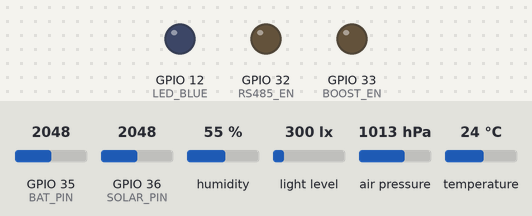
Bench run of a sketch on a simulated ESP32. Parts: output pins drawn as LEDs (lit = HIGH). Inputs (shaded band) come from the test bench; at power-on: GPIO 35 (BAT_PIN) = 2048, GPIO 36 (SOLAR_PIN) = 2048, humidity 55 %, light level 300 lx, air pressure 1013 hPa, temperature 24 °C. Storage starts empty; pins used as bus, display or sensor lines are not drawn; what the sketch prints to the serial monitor is not drawn. At 3.0 s the program puts the board to deep sleep or switches it off; the recording ends there.

Above: at 0.0 s.
At 1.1 s:
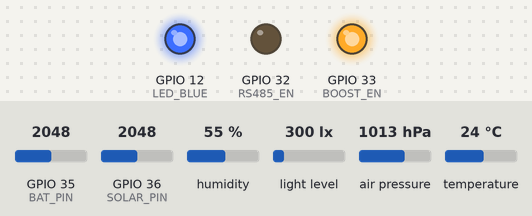
Timing chart, 0 to 3.0 s (numbered marks = the images above):
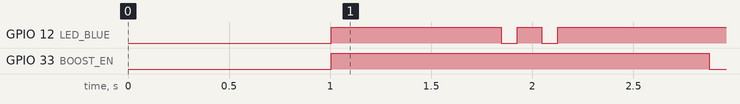

The sketch:

weather_station_no_sms.ino
```cpp
/*
 * Weather Station — Full Sensor Suite + SD Logging + Low Power  v4.2 (no SMS)
 * Board:  LilyGo TTGO T-SIM7000G (ESP32-WROVER-E)
 *
 * Sensors:
 *   BME280    → INSIDE the enclosure box  (temp, humidity, pressure)
 *   SHT20     → OUTSIDE (actual weather)  (temp, humidity)
 *   BH1750    → Light                     (lux)
 *   XS-WSDS01 → Wind speed + direction    (RS485 Modbus-RTU)
 *
 * Features:
 *   SD card CSV logging every measurement
 *   Battery percentage via ADC (GPIO 35)
 *   No modem / SMS — TinyGSM not required
 *
 * ── STATION_MODE ─────────────────────────────────────────────────────────────
 *   0 = TEST       reads every 3 s, no deep sleep
 *   1 = ECO        reads every 3 min with deep sleep between
 *   2 = PRODUCTION deep sleep SLEEP_MINUTES between reads
 *
 * ── Wiring ───────────────────────────────────────────────────────────────────
 *   I2C (BME280, SHT20, BH1750 shared):  SDA → 21 / SCL → 22
 *   TPS61023 boost EN:  GPIO 33  (+ 10 kΩ pull-down to GND)
 *   MAX485 EN:          GPIO 32
 *   MAX485 RXD:         GPIO 18  (ESP32 TX)
 *   MAX485 TXD:         GPIO 19  (ESP32 RX)
 *   MAX485 A/B:         Wind sensor A/B
 *   Wind sensor VCC:    TPS61023 5V out
 *   SD card:            Built-in slot (remove SD card before uploading code)
 *   Battery ADC:        GPIO 35 (built-in voltage divider on board)
 *
 * ── Libraries ────────────────────────────────────────────────────────────────
 *   Adafruit BME280 Library  (+ Adafruit Unified Sensor)
 *   SHT2x                    by Rob Tillaart
 *   BH1750                   by Christopher Laws
 */

#include <Wire.h>
#include <SPI.h>
#include <SD.h>
#include "driver/gpio.h"
#include <Adafruit_BME280.h>
#include <Adafruit_Sensor.h>
#include <SHT2x.h>
#include <BH1750.h>

// ── Configuration ─────────────────────────────────────────────────────────────
// STATION_MODE: 0 = test | 1 = eco (3 min sleep) | 2 = production
#define STATION_MODE   2
#define SLEEP_MINUTES  5          // used in PRODUCTION mode only (fixed interval fallback)
#define ECO_MINUTES    3          // fixed sleep for ECO mode (fixed interval fallback)

// ── Location (for sunrise/sunset calculation) ─────────────────────────────────
#define STATION_LAT         42.76f   // Elba, Italy: 42.76f — positive = north
#define STATION_LON         10.29f   // Elba, Italy: 10.29f — positive = east

// ── Adaptive daylight schedule ────────────────────────────────────────────────
// The station wakes only during daylight, spreading DAILY_MEASUREMENTS evenly
// between (sunrise + SUNRISE_BUFFER_MIN) and (sunset - SUNSET_BUFFER_MIN).
// Applies to ECO and PRODUCTION modes only; TEST mode always reads every 3 s.
#define DAILY_MEASUREMENTS   30    // how many readings per day
#define SUNRISE_BUFFER_MIN  30    // skip this many minutes after sunrise (low sun angle)
#define SUNSET_BUFFER_MIN   5    // stop this many minutes before sunset

// ── Session start date & time ─────────────────────────────────────────────────
// Set these to the moment you power on the station for each deployment.
// Used to derive current date (for sunrise calc) and current time of day.
#define SESSION_START_YEAR  2026
#define SESSION_START_MONTH    7
#define SESSION_START_DAY      16
#define SESSION_START_HOUR     16
#define SESSION_START_MIN      30 // actual start at 16:15

// ── Pins ──────────────────────────────────────────────────────────────────────
#define SDA_PIN       21
#define SCL_PIN       22
#define SD_CS         13
#define SD_MOSI       15
#define SD_MISO        2
#define SD_CLK        14
#define RS485_TX      18
#define RS485_RX      19
#define RS485_EN      32
#define BOOST_EN      33
#define BAT_PIN       35
#define SOLAR_PIN     36   // solar panel voltage (onboard voltage divider, same ratio as BAT)
#define LED_BLUE      12   // blue user LED on T-SIM7000G (active LOW: HIGH=off, LOW=on)
// NOTE: green/red LEDs are hardwired to the charging IC and SIM7000G — not software controlled.

// ── Objects ───────────────────────────────────────────────────────────────────
Adafruit_BME280 bme;
SHT2x           sht;
BH1750          lightMeter;
HardwareSerial  rs485(2);

// ── Session timestamp (survives deep sleep) ───────────────────────────────────
// accumulatedMs counts total elapsed session time across all sleep/wake cycles.
// On each wakeup the MCU adds the sleep interval it just completed, so the
// value always reflects "how long since the very first boot of this session".
// firstBoot distinguishes the very first power-on from subsequent wakeups.
RTC_DATA_ATTR unsigned long accumulatedMs = 0;
RTC_DATA_ATTR bool          firstBoot     = true;
RTC_DATA_ATTR uint32_t      lastSleepMs   = 0;   // actual sleep duration of last cycle
                                                  // (variable now — depends on schedule)

// ── Wind data struct ──────────────────────────────────────────────────────────
struct WindData {
  float    speedMs;
  uint16_t beaufort;
  float    speedKmh;
  float    dirDeg;
  uint8_t  dirCode;
  bool     valid;
};

// Returns the session-elapsed time in ms — used as the CSV timestamp.
// TEST mode: board never sleeps, so millis() is naturally correct.
// ECO / PRODUCTION: use the RTC-memory accumulator instead.
unsigned long sessionMs() {
#if (STATION_MODE == 0)
  return millis();
#else
  return accumulatedMs;
#endif
}

// ── Battery ───────────────────────────────────────────────────────────────────
float getBatteryVoltage() {
  int raw = analogRead(BAT_PIN);
  return (raw / 4095.0f) * 3.3f * 2.0f;
}

int getBatteryPercent() {
  float v = getBatteryVoltage();
  if (v >= 4.2f) return 100;
  if (v <= 3.3f) return 0;
  return (int)((v - 3.3f) / (4.2f - 3.3f) * 100.0f);
}

float getSolarVoltage() {
  int raw = analogRead(SOLAR_PIN);
  return (raw / 4095.0f) * 3.3f * 2.0f;
}

// Returns true when the solar panel is actively delivering power.
// Threshold of 0.5 V filters out ADC noise when the panel is disconnected.
bool solarCharging() {
  return getSolarVoltage() > 0.5f;
}

// ── Modbus helpers ────────────────────────────────────────────────────────────
uint16_t modbusCRC(uint8_t *buf, uint8_t len) {
  uint16_t crc = 0xFFFF;
  for (uint8_t i = 0; i < len; i++) {
    crc ^= buf[i];
    for (uint8_t j = 0; j < 8; j++)
      crc = (crc & 1) ? (crc >> 1) ^ 0xA001 : (crc >> 1);
  }
  return crc;
}

const char* bearingName(uint8_t code) {
  static const char* names[16] = {
    "N","NNE","NE","ENE","E","ESE","SE","SSE",
    "S","SSW","SW","WSW","W","WNW","NW","NNW"
  };
  return (code < 16) ? names[code] : "?";
}

WindData readWind() {
  WindData w = {};
  w.valid = false;

  uint8_t req[8] = {0x01, 0x03, 0x00, 0x00, 0x00, 0x05, 0x00, 0x00};
  uint16_t crc = modbusCRC(req, 6);
  req[6] = crc & 0xFF;
  req[7] = crc >> 8;

  while (rs485.available()) rs485.read();
  digitalWrite(RS485_EN, HIGH);
  delayMicroseconds(200);
  rs485.write(req, 8);
  rs485.flush();
  digitalWrite(RS485_EN, LOW);

  uint32_t t0 = millis();
  while (rs485.available() < 15 && millis() - t0 < 500);
  if (rs485.available() < 15) return w;

  uint8_t resp[15];
  rs485.readBytes(resp, 15);
  uint16_t rxCRC = (uint16_t)resp[13] | ((uint16_t)resp[14] << 8);
  if (modbusCRC(resp, 13) != rxCRC) return w;

  w.speedMs  = ((resp[3]  << 8) | resp[4])  / 10.0f;
  w.beaufort =  (resp[5]  << 8) | resp[6];
  w.speedKmh = ((resp[7]  << 8) | resp[8])  / 100.0f;
  w.dirDeg   = ((resp[9]  << 8) | resp[10]) / 10.0f;
  w.dirCode  =  resp[12];
  w.valid    = true;
  return w;
}

// ── SD logging ────────────────────────────────────────────────────────────────
#define LOG_FILE "/weather.csv"
bool sdReady = false;

void sdInit() {
  pinMode(SD_CS, OUTPUT);
  digitalWrite(SD_CS, HIGH);
  delay(100);
  SPI.begin(SD_CLK, SD_MISO, SD_MOSI, SD_CS);
  delay(100);

  if (!SD.begin(SD_CS, SPI, 4000000)) {
    SPI.end(); delay(100);
    SPI.begin(SD_CLK, SD_MISO, SD_MOSI, SD_CS);
    if (!SD.begin(SD_CS, SPI, 1000000)) {
      Serial.println("[ERR] SD not found — no data logged this session");
      return;
    }
  }
  sdReady = true;
  Serial.printf("[OK]  SD card  %.0f MB\n", SD.cardSize() / 1048576.0);

  File f = SD.open(LOG_FILE, FILE_APPEND);
  if (f && f.size() == 0) {
    f.println(
      "timestamp_ms,"
      "inside_temp_C,inside_hum_pct,pressure_hPa,"
      "outside_temp_C,outside_hum_pct,"
      "light_lux,"
      "wind_speed_ms,wind_speed_kmh,wind_beaufort,wind_dir_deg,wind_dir_bearing,"
      "battery_pct,"
      "solar_V,solar_charging"
    );
  }
  if (f) f.close();
}

void sdLog(float insideT, float insideH, float pressure,
           float outsideT, float outsideH,
           float lux, WindData &w, int batPct,
           float solarV, bool solarOn) {
  if (!sdReady) return;
  File f = SD.open(LOG_FILE, FILE_APPEND);
  if (!f) { Serial.println("[WARN] SD write failed"); return; }

  f.print(sessionMs()); f.print(',');
  f.print(insideT,  1); f.print(',');
  f.print(insideH,  1); f.print(',');
  f.print(pressure, 1); f.print(',');
  f.print(outsideT, 1); f.print(',');
  f.print(outsideH, 1); f.print(',');
  f.print(lux,      0); f.print(',');

  if (w.valid) {
    f.print(w.speedMs,  1); f.print(',');
    f.print(w.speedKmh, 1); f.print(',');
    f.print(w.beaufort);    f.print(',');
    f.print(w.dirDeg,   1); f.print(',');
    f.print(bearingName(w.dirCode));
  } else {
    f.print(",,,,");
  }
  f.print(',');
  f.print(batPct);      f.print(',');
  f.print(solarV, 2);   f.print(',');
  f.println(solarOn ? 1 : 0);
  f.close();
}

// ── Astronomical helpers ──────────────────────────────────────────────────────

// True if year/month/day falls inside European Summer Time (DST).
// DST starts: last Sunday of March at 02:00 local.
// DST ends:   last Sunday of October at 03:00 local.
bool isEuropeanDST(int year, int month, int day) {
  if (month < 3 || month > 10) return false;
  if (month > 3 && month < 10) return true;
  // Find last Sunday of the month using Tomohiko Sakamoto's weekday algorithm
  static const int dim[] = {31,28,31,30,31,30,31,31,30,31,30,31};
  int lastDay = dim[month - 1];
  if (month == 2 && ((year % 4 == 0 && year % 100 != 0) || year % 400 == 0))
    lastDay = 29;
  int y = year; int m = month;
  static const int t[] = {0,3,2,5,0,3,5,1,4,6,2,4};
  if (m < 3) y--;
  int dow = (y + y/4 - y/100 + y/400 + t[m-1] + lastDay) % 7; // 0 = Sunday
  int lastSun = lastDay - dow;
  if (month == 3)  return day >= lastSun;
  if (month == 10) return day <  lastSun;
  return false;
}

// Returns day-of-year (1 = Jan 1).
int dayOfYear(int year, int month, int day) {
  static const int dim[] = {31,28,31,30,31,30,31,31,30,31,30,31};
  int doy = day;
  for (int m = 0; m < month - 1; m++) doy += dim[m];
  if (month > 2 && ((year % 4 == 0 && year % 100 != 0) || year % 400 == 0))
    doy++;
  return doy;
}

// Derives the current calendar date from the session start + accumulatedMs.
void currentDate(int &year, int &month, int &day) {
  static const int dim[] = {31,28,31,30,31,30,31,31,30,31,30,31};
  uint32_t daysElapsed = accumulatedMs / 86400000UL;
  year  = SESSION_START_YEAR;
  month = SESSION_START_MONTH;
  day   = SESSION_START_DAY + (int)daysElapsed;
  while (true) {
    int d = dim[month - 1];
    if (month == 2 && ((year % 4 == 0 && year % 100 != 0) || year % 400 == 0)) d = 29;
    if (day <= d) break;
    day -= d;
    if (++month > 12) { month = 1; year++; }
  }
}

// Current minute of the day (0–1439) derived from session start + elapsed time.
int currentMinuteOfDay() {
  uint32_t startMin    = (uint32_t)SESSION_START_HOUR * 60 + SESSION_START_MIN;
  uint32_t elapsedMin  = accumulatedMs / 60000UL;
  return (int)((startMin + elapsedMin) % 1440);
}

// Calculates sunrise and sunset as minutes from midnight in local time.
// Uses NOAA's simplified algorithm — accurate to within ~5 min for mid-latitudes.
void sunriseSunset(int doy, float lat, float lon, float tzHours,
                   int &sunriseMin, int &sunsetMin) {
  const float DEG = PI / 180.0f;
  float gamma = 2.0f * PI * (doy - 1) / 365.0f;

  // Equation of time (minutes)
  float eq = 229.18f * (0.000075f
    + 0.001868f * cosf(gamma)    - 0.032077f * sinf(gamma)
    - 0.014615f * cosf(2*gamma)  - 0.040890f * sinf(2*gamma));

  // Solar declination (radians)
  float decl = 0.006918f
    - 0.399912f * cosf(gamma)   + 0.070257f * sinf(gamma)
    - 0.006758f * cosf(2*gamma) + 0.000907f * sinf(2*gamma)
    - 0.002697f * cosf(3*gamma) + 0.001480f * sinf(3*gamma);

  // Hour angle at horizon (90.833° accounts for refraction + solar disk radius)
  float cosHA = cosf(90.833f * DEG) / (cosf(lat * DEG) * cosf(decl))
              - tanf(lat * DEG) * tanf(decl);
  cosHA = constrain(cosHA, -1.0f, 1.0f); // clamp for polar regions
  float ha = acosf(cosHA);               // radians

  sunriseMin = (int)roundf(720.0f - 4.0f * (lon + ha / DEG) - eq + tzHours * 60.0f);
  sunsetMin  = (int)roundf(720.0f - 4.0f * (lon - ha / DEG) - eq + tzHours * 60.0f);
}

// Builds today's measurement schedule: fills `slots[]` with minutes-from-midnight
// evenly distributed between (sunrise + buffer) and (sunset - buffer).
// Returns the number of slots written.
int buildDaySchedule(int *slots, int maxSlots) {
  int year, month, day;
  currentDate(year, month, day);
  float tz = isEuropeanDST(year, month, day) ? 2.0f : 1.0f;
  int doy  = dayOfYear(year, month, day);

  int sunriseMin, sunsetMin;
  sunriseSunset(doy, STATION_LAT, STATION_LON, tz, sunriseMin, sunsetMin);

  Serial.printf("[SCHED] Date %04d-%02d-%02d  DOY %d  TZ UTC+%.0f\n",
                year, month, day, doy, tz);
  Serial.printf("[SCHED] Sunrise %02d:%02d  Sunset %02d:%02d\n",
                sunriseMin / 60, sunriseMin % 60, sunsetMin / 60, sunsetMin % 60);

  int playStart = sunriseMin + SUNRISE_BUFFER_MIN;
  int playEnd   = sunsetMin  - SUNSET_BUFFER_MIN;

  if (playEnd <= playStart) {
    Serial.println("[SCHED] Daylight window too short — skipping day");
    return 0;
  }

  int n = min(maxSlots, DAILY_MEASUREMENTS);
  for (int i = 0; i < n; i++) {
    // Evenly space: i=0 → playStart, i=n-1 → playEnd
    slots[i] = (n == 1) ? (playStart + playEnd) / 2
                        : playStart + i * (playEnd - playStart) / (n - 1);
    Serial.printf("[SCHED]   Slot %d → %02d:%02d\n",
                  i + 1, slots[i] / 60, slots[i] % 60);
  }
  return n;
}

// Returns minutes to sleep until the next scheduled measurement.
uint32_t minutesUntilNextWakeup() {
  int slots[DAILY_MEASUREMENTS];
  int count = buildDaySchedule(slots, DAILY_MEASUREMENTS);
  int nowMin = currentMinuteOfDay();

  // Find next slot later today (with a 2 min buffer so we don't re-trigger the same slot)
  for (int i = 0; i < count; i++) {
    if (slots[i] > nowMin + 2) {
      uint32_t sleepMin = slots[i] - nowMin;
      Serial.printf("[SCHED] Next slot in %u min (at %02d:%02d)\n",
                    sleepMin, slots[i] / 60, slots[i] % 60);
      return sleepMin;
    }
  }

  // All today's slots are done — compute tomorrow's first slot
  int year, month, day;
  currentDate(year, month, day);
  // Advance one day
  day++;
  static const int dim[] = {31,28,31,30,31,30,31,31,30,31,30,31};
  int d = dim[month - 1];
  if (month == 2 && ((year % 4 == 0 && year % 100 != 0) || year % 400 == 0)) d = 29;
  if (day > d) { day = 1; if (++month > 12) { month = 1; year++; } }

  float tz = isEuropeanDST(year, month, day) ? 2.0f : 1.0f;
  int sr, ss;
  sunriseSunset(dayOfYear(year, month, day), STATION_LAT, STATION_LON, tz, sr, ss);
  int tomorrowFirst = sr + SUNRISE_BUFFER_MIN;

  uint32_t sleepMin = (uint32_t)(1440 - nowMin) + tomorrowFirst;
  Serial.printf("[SCHED] All slots done. Sleeping %u min until tomorrow %02d:%02d\n",
                sleepMin, tomorrowFirst / 60, tomorrowFirst % 60);
  return sleepMin;
}

// ── Power helpers ─────────────────────────────────────────────────────────────
void boostOn() {
  gpio_hold_dis((gpio_num_t)BOOST_EN);
  digitalWrite(BOOST_EN, HIGH);
  delay(600);
}

void boostOff() {
  digitalWrite(BOOST_EN, LOW);
  gpio_hold_en((gpio_num_t)BOOST_EN);
}

void goToSleep() {
  uint32_t sleepMin = minutesUntilNextWakeup();
  if (sleepMin == 0 || sleepMin > 1440) {
#if (STATION_MODE == 1)
    sleepMin = ECO_MINUTES;
#else
    sleepMin = SLEEP_MINUTES;
#endif
    Serial.printf("[PWR] Schedule fallback — sleeping %u min\n", sleepMin);
  }

  lastSleepMs = sleepMin * 60UL * 1000UL;
  Serial.printf("[PWR] Deep sleep for %u min (%.1f h)...\n\n", sleepMin, sleepMin / 60.0f);
  Serial.flush();
  SD.end();
  pinMode(LED_BLUE, OUTPUT); digitalWrite(LED_BLUE, HIGH); // blue off during sleep
  gpio_hold_en((gpio_num_t)LED_BLUE);
  gpio_hold_en((gpio_num_t)BOOST_EN);
  gpio_deep_sleep_hold_en();
  esp_sleep_enable_timer_wakeup((uint64_t)sleepMin * 60ULL * 1000000ULL);
  esp_deep_sleep_start();
}

// ── Setup ─────────────────────────────────────────────────────────────────────
void setup() {
  Serial.begin(115200);
  delay(1000);
  Serial.println("\n=== Weather Station v4.2 (no SMS) ===");

  // ── Accumulate sleep time (ECO / PRODUCTION only) ──────────────────────────
#if (STATION_MODE != 0)
  if (firstBoot) {
    firstBoot     = false;
    accumulatedMs = 0;
    lastSleepMs   = 0;
    Serial.println("[TIME] First boot — session timer reset to 0");
  } else {
    accumulatedMs += lastSleepMs;
    Serial.printf("[TIME] Session elapsed: %lu ms (%.1f h)\n",
                  accumulatedMs, accumulatedMs / 3600000.0f);
  }
#endif
#if   (STATION_MODE == 0)
  Serial.println("    [ TEST MODE — 3 s reads, no sleep ]\n");
#elif (STATION_MODE == 1)
  Serial.printf( "    [ ECO MODE  — %d min deep sleep ]\n\n", ECO_MINUTES);
#else
  Serial.printf( "    [ PRODUCTION — %d min deep sleep ]\n\n", SLEEP_MINUTES);
#endif

  // Release deep-sleep GPIO holds, then turn blue LED off (active LOW → HIGH = off)
  gpio_hold_dis((gpio_num_t)LED_BLUE);
  gpio_hold_dis((gpio_num_t)BOOST_EN);
  gpio_deep_sleep_hold_dis();
  pinMode(LED_BLUE, OUTPUT); digitalWrite(LED_BLUE, HIGH);

  pinMode(RS485_EN, OUTPUT); digitalWrite(RS485_EN, LOW);
  pinMode(BOOST_EN, OUTPUT);

  boostOn();
  Serial.println("[PWR] Boost ON");

  Wire.begin(SDA_PIN, SCL_PIN);

  if (bme.begin(0x76, &Wire)) {
    bme.setSampling(Adafruit_BME280::MODE_FORCED,
                    Adafruit_BME280::SAMPLING_X1,
                    Adafruit_BME280::SAMPLING_X1,
                    Adafruit_BME280::SAMPLING_X1,
                    Adafruit_BME280::FILTER_OFF,
                    Adafruit_BME280::STANDBY_MS_0_5);
    Serial.println("[OK]  BME280  — inside sensor");
  } else {
    Serial.println("[ERR] BME280 not found");
  }

  sht.begin();
  Serial.println("[OK]  SHT20   — outside sensor");

  if (lightMeter.begin(BH1750::CONTINUOUS_HIGH_RES_MODE, 0x23, &Wire))
    Serial.println("[OK]  BH1750  — light sensor");
  else
    Serial.println("[ERR] BH1750 not found");

  rs485.begin(9600, SERIAL_8N1, RS485_RX, RS485_TX);
  Serial.println("[OK]  RS485   — wind sensor");

  sdInit();
  Serial.println("\n─── Reading sensors ─────────────────────────\n");

#if (STATION_MODE == 0)
  // readings handled in loop()
#else
  takeMeasurement();
  boostOff();
  goToSleep();
#endif
}

// ── Measurement ───────────────────────────────────────────────────────────────
void takeMeasurement() {
  // Quick double-blink on blue LED so you can see the station is active
  for (int i = 0; i < 2; i++) {
    digitalWrite(LED_BLUE, LOW);  delay(80);
    digitalWrite(LED_BLUE, HIGH); delay(120);
  }

  int   batPct   = getBatteryPercent();
  float solarV   = getSolarVoltage();
  bool  solarOn  = solarCharging();

  bme.takeForcedMeasurement();
  float insideT  = bme.readTemperature();
  float insideH  = bme.readHumidity();
  float pressure = bme.readPressure() / 100.0f;

  sht.read();
  float outsideT = sht.getTemperature();
  float outsideH = sht.getHumidity();

  float lux = lightMeter.readLightLevel();

  WindData w = readWind();

  Serial.println("─────────────────────────────────────────────────");
  Serial.printf("Battery                 : %d %%  (%.2f V)\n", batPct, getBatteryVoltage());
  Serial.printf("Solar panel             : %.2f V  [%s]\n",    solarV, solarOn ? "CHARGING" : "idle");
  Serial.printf("Inside  temp  (BME280)  : %.1f C\n",   insideT);
  Serial.printf("Outside temp  (SHT20)   : %.1f C\n",   outsideT);
  Serial.printf("Inside  hum   (BME280)  : %.1f %%\n",  insideH);
  Serial.printf("Outside hum   (SHT20)   : %.1f %%\n",  outsideH);
  Serial.printf("Pressure      (BME280)  : %.1f hPa\n", pressure);
  Serial.printf("Light         (BH1750)  : %.0f lux\n", lux);
  if (w.valid) {
    Serial.printf("Wind speed  (XS-WSDS01) : %.1f m/s  %.1f km/h  Bft %d\n",
                  w.speedMs, w.speedKmh, w.beaufort);
    Serial.printf("Wind dir    (XS-WSDS01) : %.1f deg  %s\n",
                  w.dirDeg, bearingName(w.dirCode));
  } else {
    Serial.println("Wind sensor             : NO RESPONSE");
  }

  sdLog(insideT, insideH, pressure, outsideT, outsideH, lux, w, batPct, solarV, solarOn);
  if (sdReady) Serial.println("-> logged to /weather.csv");

  Serial.println();
}

// ── Loop (test mode only — eco/production never reach here) ──────────────────
void loop() {
#if (STATION_MODE == 0)
  takeMeasurement();
  delay(3000);
#endif
}
```

Measured:
- by itself, GPIO 12 (LED_BLUE): goes HIGH 0.84 s, LOW 0.08 s, HIGH 0.12 s, LOW 0.08 s, then HIGH
- by itself, GPIO 33 (BOOST_EN): LOW → HIGH at 1.0 s, → LOW 1.9 s later
